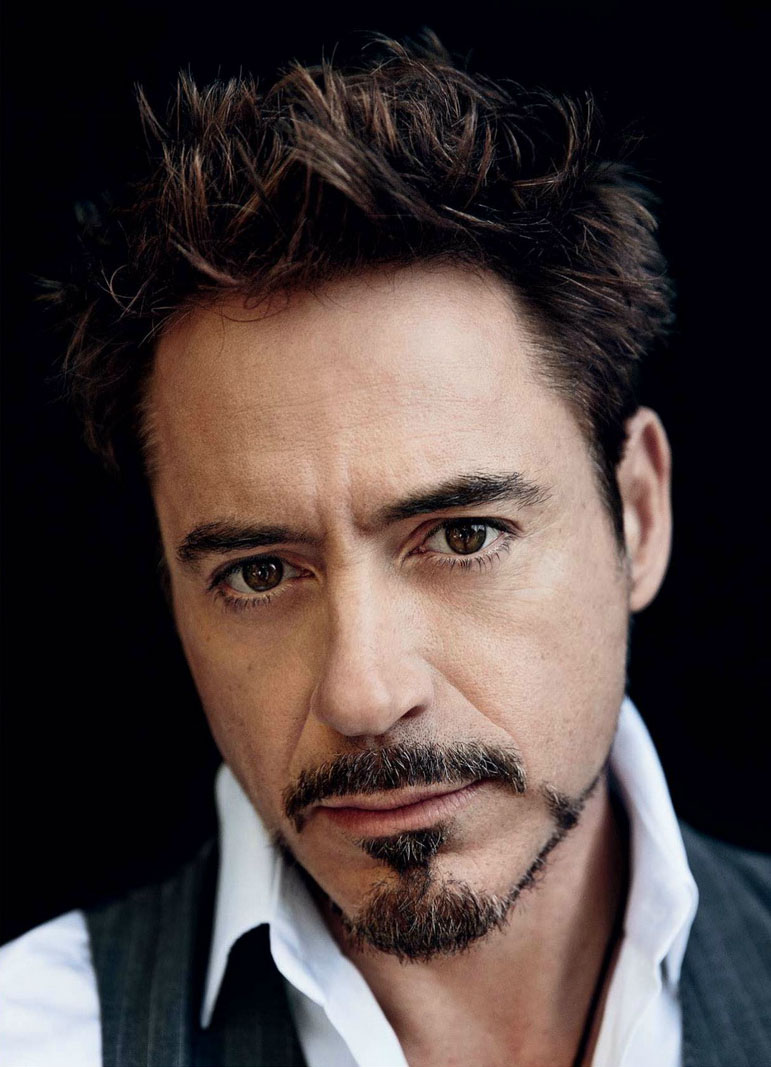
#> input picture rdj.png, 771 x 1067 px
$ jupyter execute --allow-errors geometricTransformation.ipynb   (shell and % lines are left out)   (older library calls are emulated)
#> lines starting #> are read from the running program, lines starting #| are printed output that depends on the picture
[cell 1]

import numpy as np
import matplotlib.pyplot as plt
from skimage import io
from skimage.color import rgb2gray
from scipy import signal
import math
from math import floor, ceil

[cell 2]
# Reading image
imageDowney = 'rdj.png'
imgDowney = io.imread(imageDowney)
#> imgDowney is the input picture: shape (1067, 771, 3); mean R, G, B 75.5, 63.4, 61.6
imgDowney = rgb2gray(imgDowney)
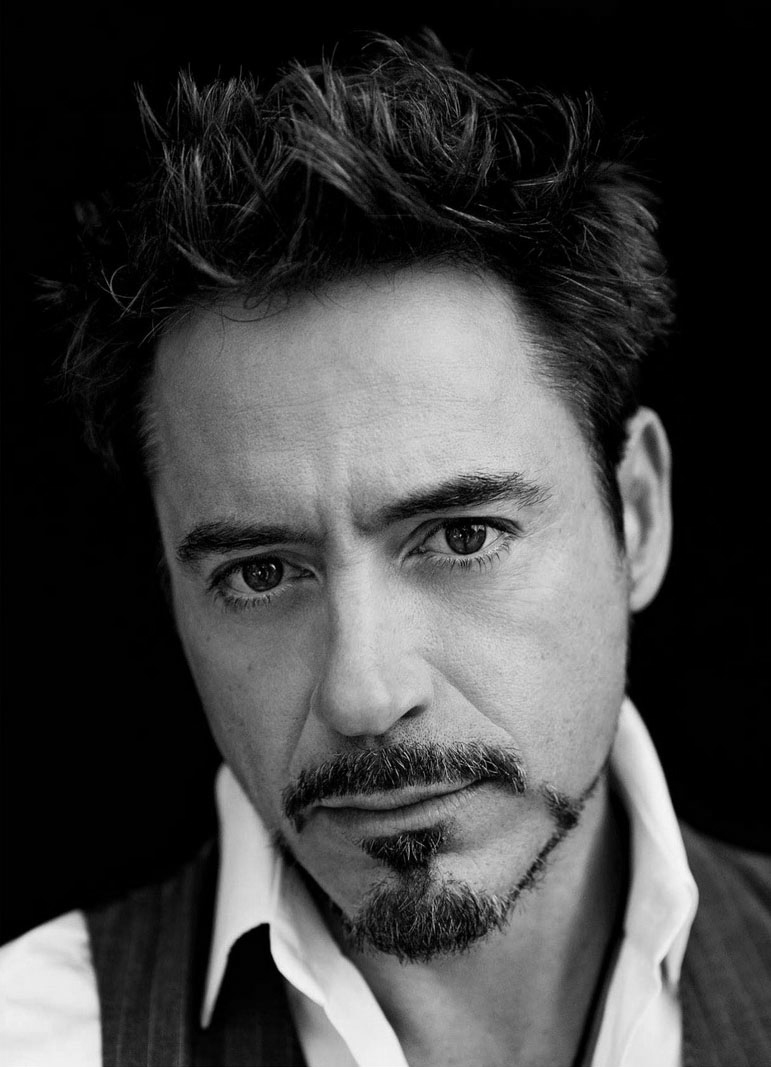
#> imgDowney: shape (1067, 771) float64; min 0, max 0.974, mean 0.258
# Ensuring that the image is float
imgDowney = ((imgDowney - np.min(imgDowney)) * (1/(np.max(imgDowney) - np.min(imgDowney)) * 1.0)).astype('float')

# Show image
fig1 = plt.figure(figsize = (10, 10))
plt.imshow(imgDowney, cmap='gray')

[cell 3]
import matplotlib.pyplot as plt
import matplotlib.image as mpimg

fig = plt.figure(figsize=(7,7))
img = mpimg.imread('rdj.png')
imgplot = plt.imshow(img)

coordinates = []

def onclick(event):
    coordinates.append([event.xdata, event.ydata])

cid = fig.canvas.mpl_connect('button_press_event', onclick)

[cell 4]
theta = math.pi/20.0
rotation = np.array([[math.cos(theta), -math.sin(theta), 0], [math.sin(theta), math.cos(theta), 0], [0,0,1]])
translation = np.array([[1, 0, -5], [0, 1, -10], [0, 0, 1]], np.float)
scaling = np.array([[1.1,0,0], [0, 1.1,0], [0,0,1]], np.float)

T = rotation.dot(scaling.dot(translation))
Tinv = np.linalg.inv(T)


print(T)
print(Tinv)
print(coordinates)

[cell 5]
[rows, cols] = imgDowney.shape
#> rows = 1067; cols = 771

transformedDowney = np.zeros((rows,cols))

for i in range(0, rows):
    for j in range(0, cols):

        currentPoint = np.array([i,j,1])
        transformedPoint = T.dot(currentPoint)
        newi = int(round(transformedPoint[0]))
        newj = int(round(transformedPoint[1]))

        if (newi < 0 or newi >= rows or newj < 0 or newj >= cols):
            continue

        transformedDowney[i,j] = imgDowney[newi, newj]
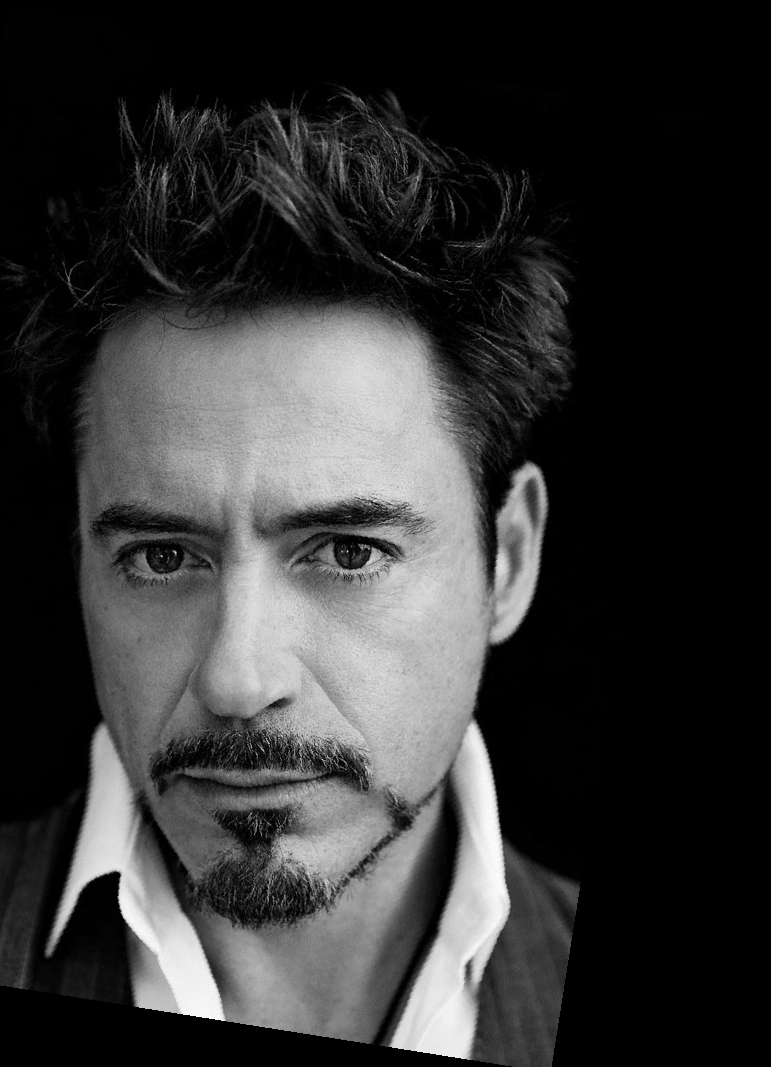
#> transformedDowney: shape (1067, 771) float64; min 0, max 0.995, mean 0.205

fig1 = plt.figure(figsize = (7,7))
plt.imshow(transformedDowney, cmap='gray')
#plt.savefig('transformedDowney.png')

[cell 6]
fig = plt.figure(figsize=(7,7))
imgplot = plt.imshow(transformedDowney, cmap='gray')

newCoordinates = []

def onclick(event):
    newCoordinates.append([event.xdata, event.ydata])

cid = fig.canvas.mpl_connect('button_press_event', onclick)

[cell 7]
for i in range(len(coordinates)):
    coordinates[i][0] = int(coordinates[i][0])
    coordinates[i][1] = int(coordinates[i][1])
#> after the loop, coordinates = []
for j in range(len(newCoordinates)):
    newCoordinates[j][0] = int(newCoordinates[j][0])
    newCoordinates[j][1] = int(newCoordinates[j][1])

print(coordinates)
print(newCoordinates)

[cell 8]
# Affine Transformation

qMatrixList = []
for coord in coordinates:
    qMatrixList.append([coord[0]])
    qMatrixList.append([coord[1]])
#> after the loop, qMatrixList = []

qMatrix = np.array(qMatrixList)
#> qMatrix = empty array

Mlist = []
for coord in newCoordinates:
    Mlist.append([coord[0], coord[1], 1, 0, 0, 0])
    Mlist.append([0, 0, 0, coord[1], coord[1], 1])

Mmatrix = np.array(Mlist)

#> (the rest of this cell did not finish here and is left out)

[cell 9]
# [4 lines of commented-out code are left out]

#> (a cell that did not finish here is left out)

[cell 11]
top_left = Tinv.dot(np.array([0.0, 0.0, 1.0], float))
top_left = top_left / top_left[2]

bottom_left = Tinv.dot(np.array([0.0, cols-1.0, 1.0], float))
#> bottom_left = [114.5, 701.4, 1]
bottom_left = bottom_left / bottom_left[2]

top_right = Tinv.dot(np.array([rows-1.0, 0.0, 1.0], float))
#> top_right = [962.2, -141.6, 1]
top_right = top_right / top_right[2]

bottom_right = Tinv.dot(np.array([rows-1.0, cols-1.0, 1.0], float))
#> bottom_right = [1071.7, 549.8, 1]
bottom_right = bottom_right / bottom_right[2]

min_i = np.min([top_left[0], bottom_left[0], top_right[0], bottom_right[0]])
#> min_i = 5
max_i = np.max([top_left[0], bottom_left[0], top_right[0], bottom_right[0]])

min_j = np.min([top_left[1], bottom_left[1], top_right[1], bottom_right[1]])
max_j = np.max([top_left[1], bottom_left[1], top_right[1], bottom_right[1]])

x_sampling = np.linspace(math.floor(min_i), math.ceil(max_i), math.ceil(max_i) - math.floor(min_i)+1)
y_sampling = np.linspace(math.floor(min_j), math.ceil(max_j), math.ceil(max_j) - math.floor(min_j)+1)

out_im2 = np.zeros((len(x_sampling), len(y_sampling)))

for i in range(0, len(x_sampling)):
    for j in range(0, len(y_sampling)):

        cur_pt = np.array([x_sampling[i],y_sampling[j],1.0], float)
        transformed_pt = T.dot(cur_pt)

        transformed_pt = transformed_pt / transformed_pt[2]

        # Bilinear interpolation
        x = transformed_pt[0]
        y = transformed_pt[1]

        xMax = int(math.ceil(x))
        xMin = int(math.floor(x))
        yMax = int(math.ceil(y))
        yMin = int(math.floor(y))

        xdiff = x - xMin
        ydiff = y - yMin

        try:
            x1 = imgDowney[yMin, xMin] * (1 - xdiff) + imgDowney[yMin, xMax] * xdiff
            x2 = imgDowney[yMax, xMin] * (1 - xdiff) + imgDowney[yMax, xMax] * xdiff
            y = x1 * (1 - ydiff) + x2 * ydiff
            out_im2[i, j] = y

        except:
            pass
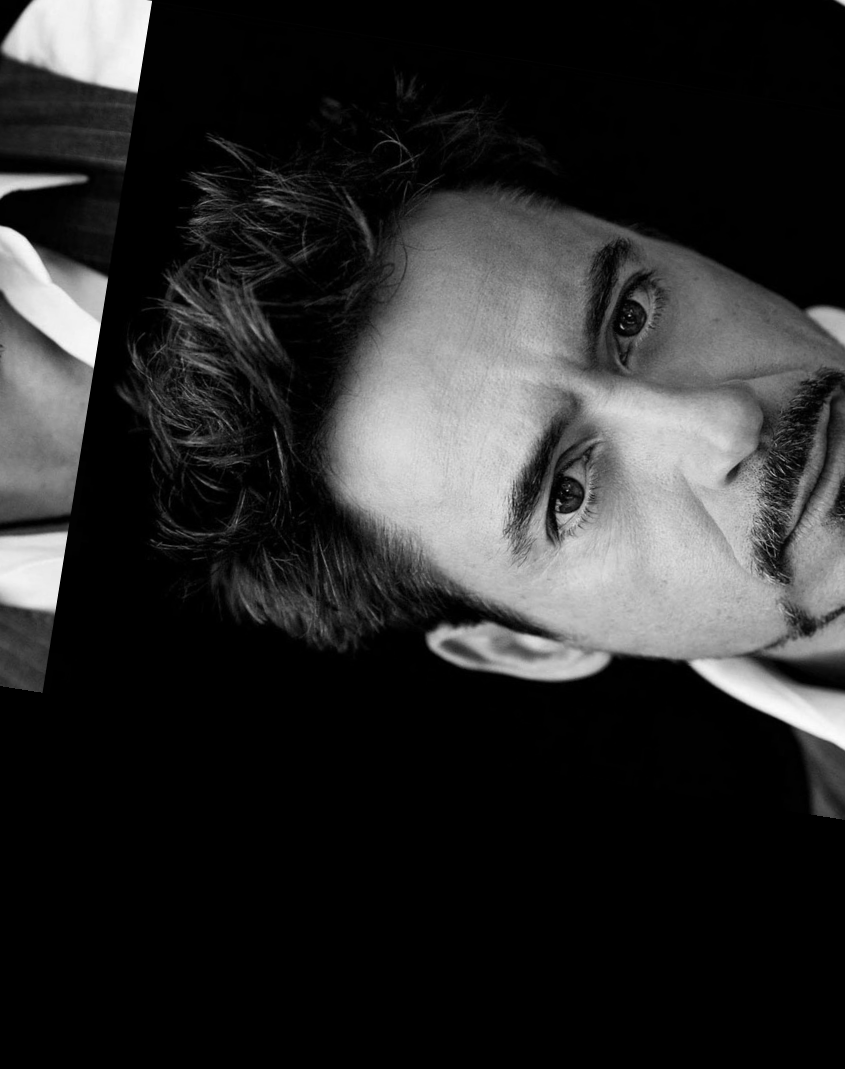
#> out_im2: shape (1069, 845) float64; min 0, max 0.991, mean 0.172


fig1 = plt.figure(figsize = (7,7))
plt.imshow(out_im2, cmap='gray')
